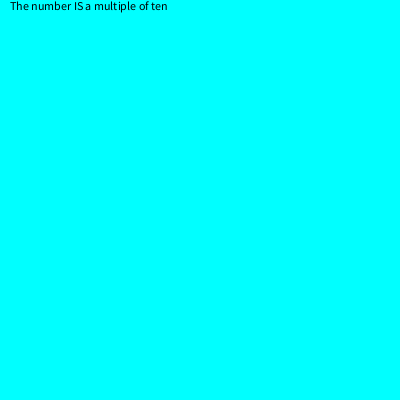
Frame 1 (no input)
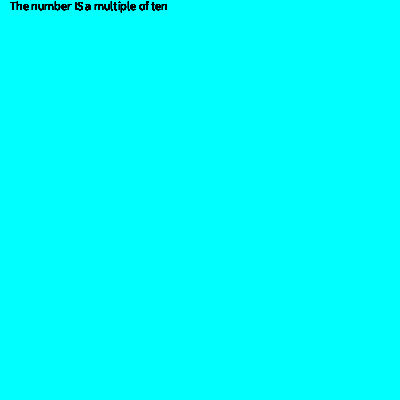
Frame 60 (the mouse pressed at the canvas centre just before this capture)
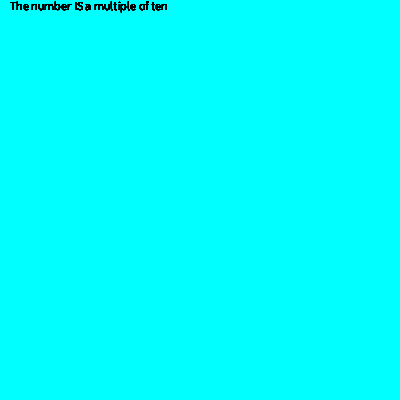
Frame 120 (the mouse held since frame 60 and released just before this capture)

The Processing sketch that drew these frames (run headless with seeded random() and noise(); from frame 60 on, the mouse is pressed at the canvas centre):

// Processing sketch: processing_77937
// ── processing_77937.pde

/*This example demonstrates the use of functions in a very simple manner.
A number is tested to check whether or not it is a multpile of 10.

Developed by Laura Maye, University of Limerick */

/* Q: You should try messing with teh values to see what you get! */
boolean isMultipleOfTen;

void setup()
{
  size(400, 400);
  background(0, 255, 255);
  fill(0);
}

void draw()
{
  isMultipleOfTen = testForMultipleOfTen(20);
  if (!isMultipleOfTen)
  {
    text("The number is NOT a multiple of ten", 10, 10);
  }
  else
  {
    text("The number IS a multiple of ten", 10, 10);
  }
}

boolean testForMultipleOfTen(int n)
{
  int num = n;
  boolean multipleTest;
  if (num % 10 == 0)
  {
    multipleTest = true;
  }
  else
  {
    multipleTest = false;
  }
  return multipleTest;
}
